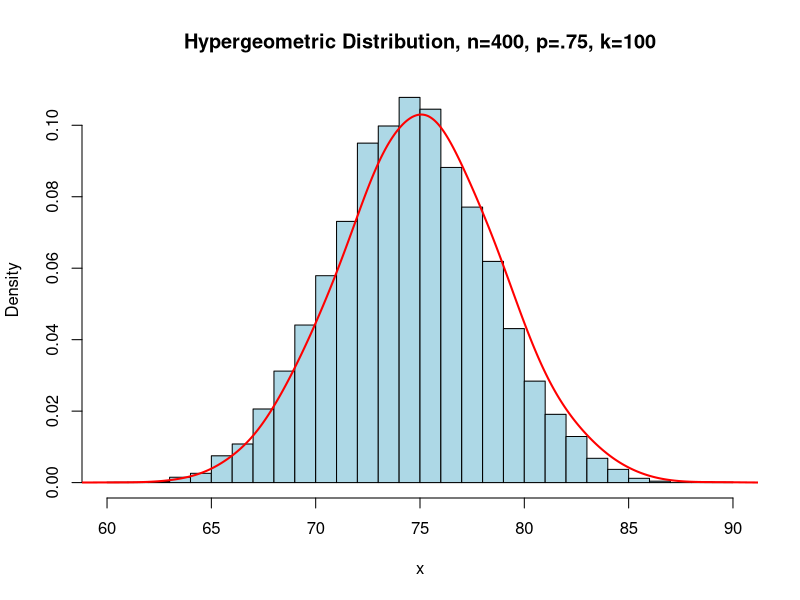

Write the R code that produced this figure.
N <- 10000 # assigning 10000 to N which is the population size
n <- 5 # assigning 5 to n which is the sample to select 
x <- rhyper(N, 300, 100, 100) # generating the hypergeometric variables randomly passing the respective arguments to the rhyper function 
# we plot the graph of hypergeometric distribution based on the x values that are being passed in the hist function
hist(x, xlim = c(min(x), max(x)), probability = TRUE, nclass = max(x)-min(x)+1, col ='lightblue', main = 'Hypergeometric Distribution, n=400, p=.75, k=100')
#draw the line to show the trend of the distribution as it changes values
lines(density(x, bw=1), col ='red', lwd = 2)
